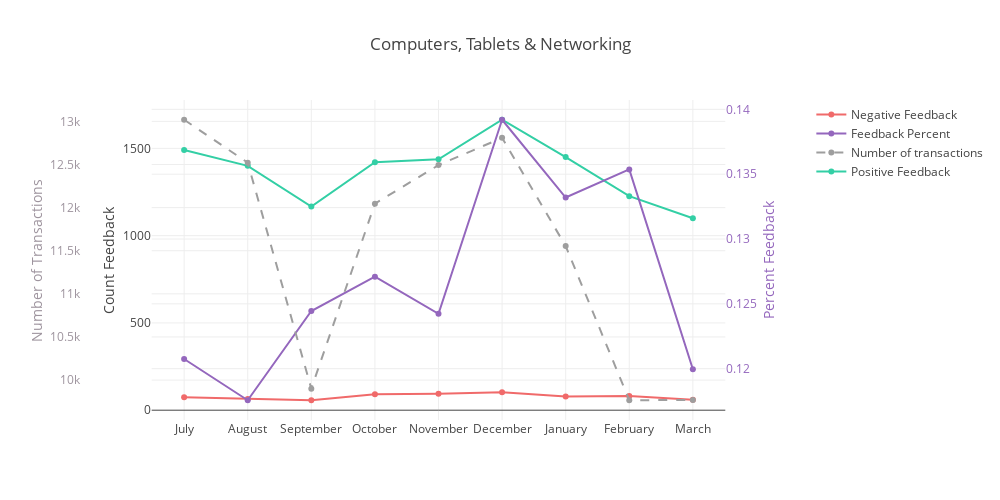

The cell this chart's notebook holds for it:
### Code cell
category_graph('Computers, Tablets & Networking')

### Figure 1 — Plotly figure (JSON) as saved in the notebook; plotly's stock layout.template omitted (floating-point values rounded to 4 significant figures)
{"data": [{"line": {"color": "#F06A6A"}, "name": "Negative Feedback", "type": "scatter", "uid": "a9965e7b-d5b7-402f-9ebb-1910f90f9b4b", "x": ["July", "August", "September", "October", "November", "December", "January", "February", "March"], "y": [74, 64, 57, 91, 94, 103, 78, 81, 60]}, {"line": {"color": "rgb(148, 103, 189)"}, "name": "Feedback Percent", "type": "scatter", "uid": "17b7e5ee-d468-4040-bab5-1d4c5414cee2", "x": ["July", "August", "September", "October", "November", "December", "January", "February", "March"], "y": [0.1207, 0.1176, 0.1244, 0.1271, 0.1242, 0.1392, 0.1332, 0.1354, 0.12], "yaxis": "y2"}, {"line": {"color": "#9E9E9E", "dash": "dash"}, "name": "Number of transactions", "type": "scatter", "uid": "7de4d467-14e5-4c2a-ad3c-15b7b8ae1361", "x": ["July", "August", "September", "October", "November", "December", "January", "February", "March"], "y": [13019, 12521, 9900, 12046, 12493, 12809, 11554, 9766, 9770], "yaxis": "y3"}, {"line": {"color": "#33CFA5"}, "name": "Positive Feedback", "type": "scatter", "uid": "e11fe06d-68d1-4c9b-9eca-f24eccad3c36", "x": ["July", "August", "September", "October", "November", "December", "January", "February", "March"], "y": [1491, 1400, 1167, 1421, 1437, 1664, 1450, 1226, 1100]}], "layout": {"autosize": false, "height": 500, "title": {"text": "Computers, Tablets & Networking"}, "width": 1000, "xaxis": {"autorange": true, "domain": [0.1, 0.9], "range": [-0.5109, 8.511], "type": "category"}, "yaxis": {"autorange": true, "range": [-56.15, 1777.0], "title": {"text": "Count Feedback"}, "type": "linear"}, "yaxis2": {"autorange": true, "overlaying": "y", "range": [0.116, 0.1407], "side": "right", "tickfont": {"color": "rgb(148, 103, 189)"}, "title": {"font": {"color": "rgb(148, 103, 189)"}, "text": "Percent Feedback"}, "type": "linear"}, "yaxis3": {"anchor": "free", "autorange": true, "overlaying": "y", "position": 0, "range": [9537.0, 13250.0], "side": "left", "tickfont": {"color": "rgb(158, 148, 158)"}, "title": {"font": {"color": "rgb(158, 148, 158)"}, "text": "Number of Transactions"}, "type": "linear"}}}
